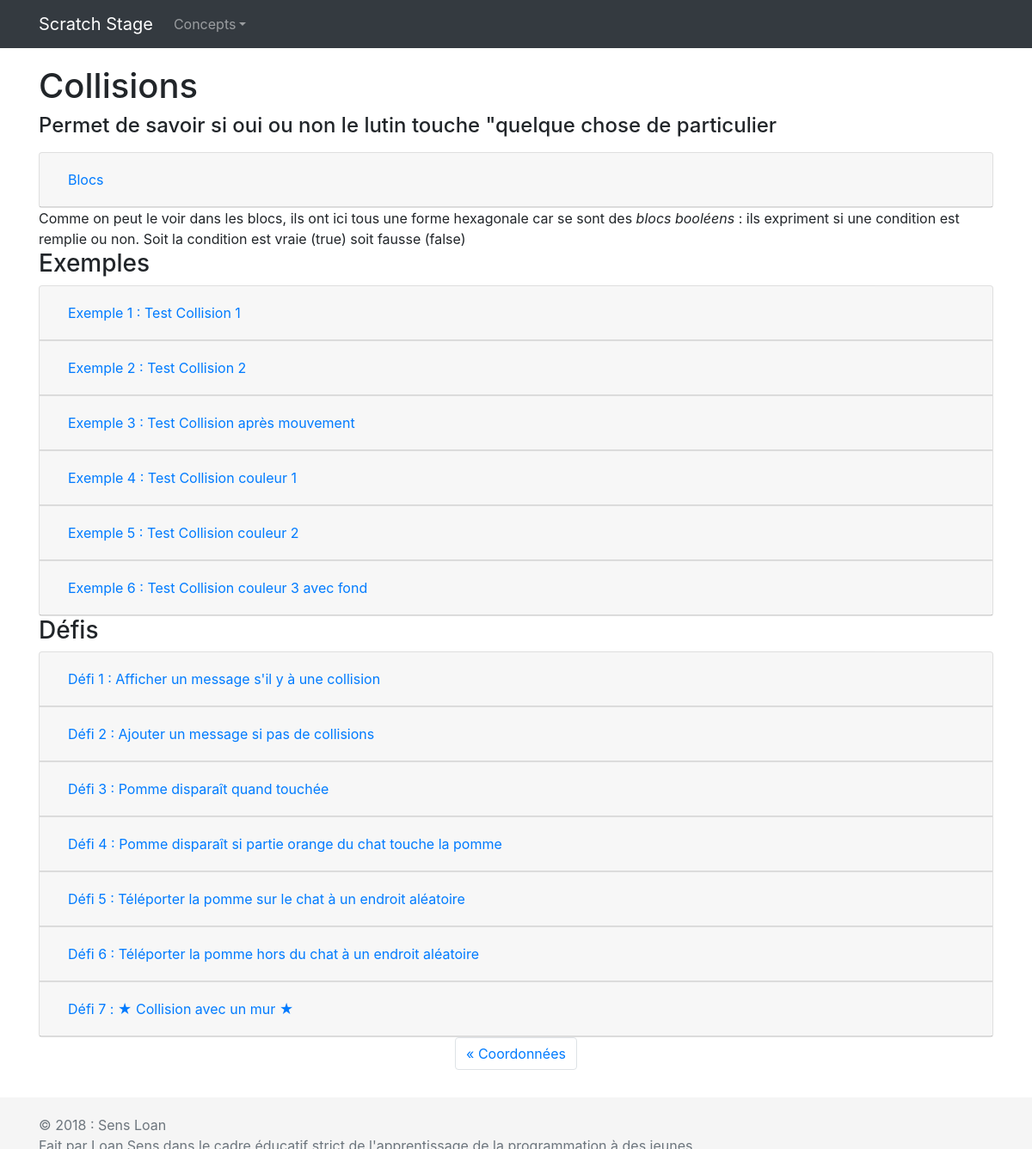
Before: /scratch/concept/Collisions with the older database file.
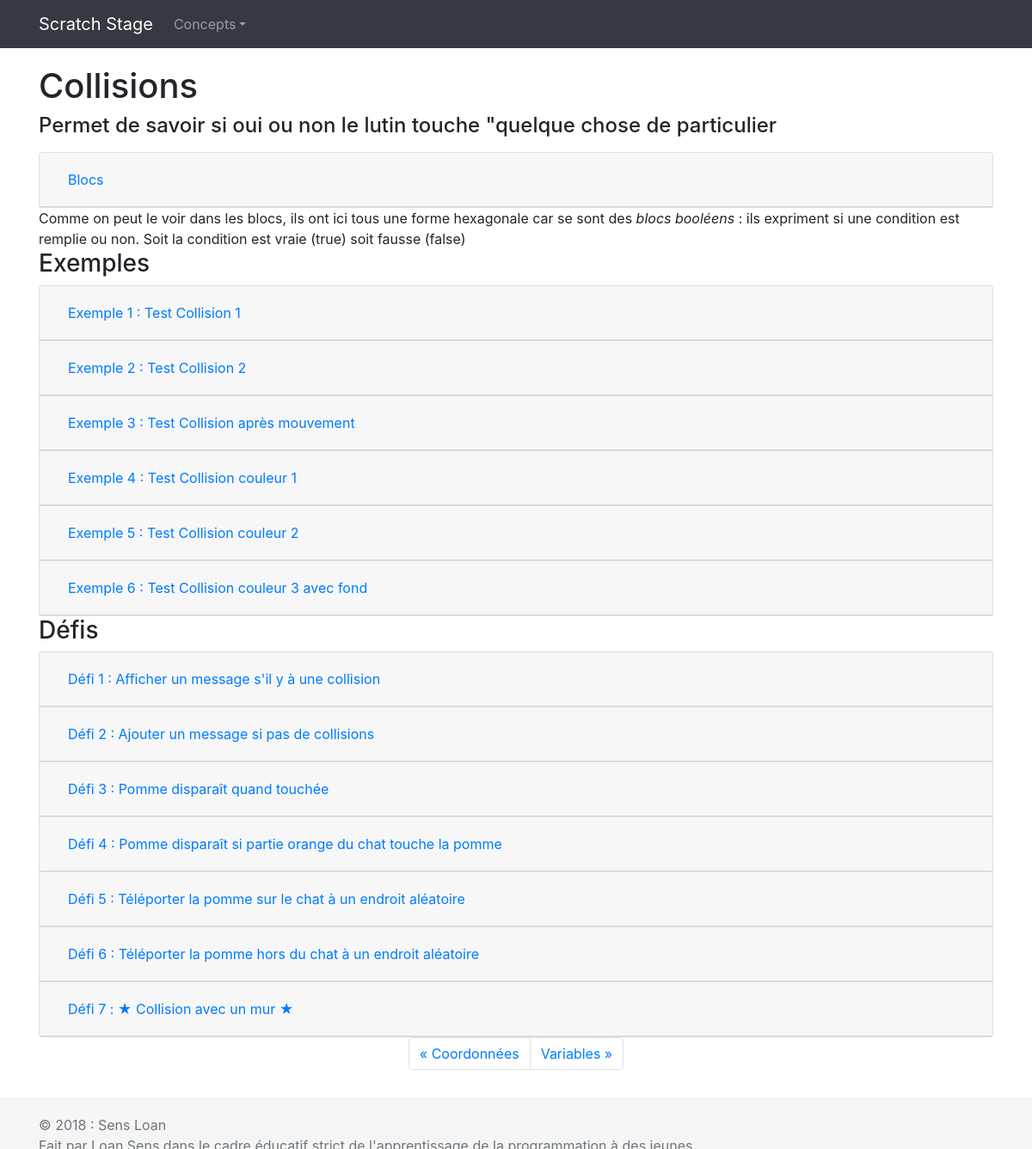
After: the same page with the newer database file.
### stage_scratch/models.py (models this page shows, shortened)
class Concept(models.Model):
    conceptName = models.CharField(max_length=100, help_text="Titre du concept")
    conceptNumber = models.IntegerField(unique=True, blank=True, null=True, help_text="Numéro du concept (pas grave s'ils ne se suivent pas, ils servent pour donner un ordre logique)")
    conceptPreBlocksDescription = models.TextField(default="", help_text="Description courte avant que les blocs soit données")
    conceptPostBlocksDescription = models.TextField(default="", blank=True, null=True, help_text="Description après que les blocs soit données")

class ScratchBlock(models.Model):
    blockJson = models.TextField(max_length=200, help_text="Voir : https://github.com/scratchblocks/scratchblocks/blob/master/locales/fr.json")
    blockDescription = models.TextField(help_text="Description du bloc")
    relatedConcept = models.ForeignKey(Concept, null=True, blank=True, on_delete=models.SET_NULL, help_text="Concept nécessitant l'utilisation de ce bloc")
    additionalBlocks = models.ManyToManyField(ConceptExercise, blank=True, help_text="Blocs additionnels d'un exercice n'ayant pas encore vu au stade du chapitre courant")
    helpBlocks = models.ManyToManyField(ProjectSpriteObjective, blank=True, help_text="Blocs pour aider à guider lors de la réalisation d'un projet")

class ConceptExample(models.Model):
    exampleName = models.CharField(max_length=100, help_text="Titre de l'exemple")
    exampleConcept = models.ForeignKey(Concept, null=True, on_delete=models.SET_NULL, help_text="Concept auquel est attaché cet exemple")
    exampleNumber = models.IntegerField(default=0, help_text="Numéro de l'exemple (pas grave s'ils ne se suivent pas, ils servent pour donner un ordre logique)")
    exampleBlocks = models.TextField(null=True, help_text="Blocs utilisés pour la réalisation de l'exemple")
    exampleText = models.TextField(help_text="Description de l'exemple")
    exampleOnlineProjectId = models.IntegerField(null=True, help_text="ID utilisé sur le site de scratch pour une démo de l'exemple")

class ConceptExercise(models.Model):
    exerciseName = models.CharField(max_length=100, help_text="Titre de l'exercice")
    exerciseConcept = models.ForeignKey(Concept, null=True, on_delete=models.SET_NULL, help_text="Concept auquel est lié cet exercice")
    exerciseNumber = models.IntegerField(help_text="Numéro de l'exercice (pas grave s'ils ne se suivent pas, ils servent pour donner un ordre logique)")
    exerciseStatement = models.TextField(help_text="enoncé de l'exercice")

### stage_scratch/views.py (the view)
# urls.py: path('concept/<str:concept_name>', views.concept, name='concept'),
def concept(request, concept_name):
    conceptInfo = get_object_or_404(Concept, conceptName=concept_name)
    conceptBlocks = conceptInfo.scratchblock_set.all()
    conceptExamples = conceptInfo.conceptexample_set.all()
    conceptExercises = conceptInfo.conceptexercise_set.all()
    nextConcept = Concept.objects.filter(id__gt=conceptInfo.id).order_by('id')[:1].first()
    lastConcept = Concept.objects.filter(id__lt=conceptInfo.id).order_by('-id')[:1].first()
    nextConceptName = None
    if nextConcept != None:
        nextConceptName = nextConcept.conceptName
    lastConceptName = None
    if lastConcept != None:
        lastConceptName = lastConcept.conceptName
    context = {
        'allConceptName' : getAllconceptsName(),
        'concept' : conceptInfo,
        'conceptBlocks' : conceptBlocks,
        'conceptExamples' : conceptExamples,
        'conceptExercises' : conceptExercises,
        'conceptNext' : nextConceptName,
        'conceptLast' : lastConceptName,
    }
    return render(request, 'concept.html', context)

### stage_scratch/templatetags/extraTags.py (called while the page is built)
@register.filter
def addStr(arg1, arg2):
    return str(arg1) + str(arg2)

@register.filter
def orderQueryBy(value, orderByStr):
    return value.order_by(orderByStr)

def word_replace(replace_dict, s):
    for key, val in replace_dict.items():
        s = s.replace(key, val)
    return s

def indexReplace(BbRegexData, datas):
    ret = BbRegexData
    for i in range(len(datas)):
        ret = ret.replace('\\'+str(i+1), str(datas[i]))
    return ret

@register.filter
def replaceBBCode(value):
    for key, val in bbdata.items():
        p = re.compile(key, re.DOTALL)
        value = p.sub(val, value)
    return value

@register.filter
def scratchBlocks(value):
    return indexReplace(bbdata[BbRegex.scratchBlocks], (value,))

@register.filter
def scratchBlock(value):
    return indexReplace(bbdata[BbRegex.scratchBlock], (value,))

@register.filter
def scratchOnlineProject(value):
    return indexReplace(bbdata[BbRegex.scratchProject], (value,))

@register.simple_tag
def spoil(title, content, visible=True, idTitle=None):
    modSpoil = bbdata[BbRegex.spoil]
    if not visible:
        modSpoil = modSpoil.replace(
            'class="panel-collapse collapse in"',
            'class="panel-collapse collapse"'
        )
    if idTitle is None:
        idTitle = title
    idTitle = word_replace({" ": "_"}, idTitle)
    return indexReplace(modSpoil, (title, idTitle, content))

@register.filter
def createScratchWikiLink(value):
    preUrl = "https://fr.scratch-wiki.info/wiki/"
    postUrl = "_(bloc)"
    toReplace = {" ": "_", "[": "(", "]": ")"}
    value = word_replace(toReplace, value)
    return preUrl+value+postUrl

### stage_scratch/views.py (called while the page is built)
def getAllconceptsName():
    return tuple(Concept.objects.values_list('conceptName', flat=True))

### stage_scratch/templates/concept.html (shortened to what this page needs)
{% extends 'base.html' %}
{% load static %}
{% load extraTags %}
{% block content %}
    <h1> {{ concept.conceptName }} </h1>
    <h4>{{ concept.conceptPreBlocksDescription|replaceBBCode|safe|linebreaks }}</h4>
    {% autoescape off %}
        {% spoil "Blocs" conceptBlocks|createBlocksTable|linebreaks %}
    {% endautoescape %}
    {{ concept.conceptPostBlocksDescription|replaceBBCode|safe }}
    <h3> Exemples </h3>
    <div class="accordion" id="accordionExamples">
        {% for example in conceptExamples %}
            <div class="card">
                <div class="card-header" data-toggle="collapse" data-target="#collapseExample{{ forloop.counter }}">
                    <h6 class="mb-0">
                        <button class="btn btn-link" type="button">
                            Exemple {{ forloop.counter }} : {{ example.exampleName}}
                        </button >
                    </h6>
                </div>
            </div>
        {% endfor %}
    </div>
    <h3>Défis</h3>
    <div class="accordion" id="accordionExercises">
        {% for exercise in conceptExercises %}
            <div class="card">
                <div class="card-header" data-toggle="collapse" data-target="#collapseExercise{{ forloop.counter }}">
                    <h6 class="mb-0">
                        <button class="btn btn-link" type="button">
                            Défi {{ forloop.counter }} : {{ exercise.exerciseName}}
                        </button>
                    </h6>
                </div>
            </div>
        {% endfor %}
    </div>
    <nav aria-label="NextPreviousConcept">
        <ul class="pagination justify-content-center">
            {% if conceptLast != None %}
                <li class="page-item">
                    <a class="page-link" href="{% url 'concept' conceptLast %}" class="btn btn-primary btn-lg active" role="button" aria-pressed="true">&laquo; {{ conceptLast }}</a>
                </li>
            {% endif %}
            {% if conceptNext != None %}
                <li class="page-item">
                    <a class="page-link" href="{% url 'concept' conceptNext %}" class="btn btn-primary btn-lg active" role="button" aria-pressed="true">{{ conceptNext }} &raquo;</a>
                </li>
            {% endif %}
        </ul>
    </nav>
{% endblock content %}

### stage_scratch/templates/base.html (shortened to what this page needs)
<!DOCTYPE html>
<html>
{% load static %}
<head>
    <link rel="stylesheet" href="{% static "bootstrap-4.1.3-dist/css/bootstrap.min.css" %}">
    <link rel="stylesheet" href="{% static "style.css" %}">
</head>
<body>
<header>
    <nav class="navbar navbar-expand-md navbar-dark bg-dark fixed-top">
        <div class="container">
            <a class="navbar-brand" href="{% url 'index' %}">Scratch Stage</a>
            <div id="navbar" class="collapse navbar-collapse">
                <ul class="navbar-nav mr-auto">
                    <li class="nav-item dropdown">
                        <a class="nav-link dropdown-toggle" href="https://example.com" id="dropdownConcepts" data-toggle="dropdown" aria-haspopup="true" aria-expanded="false">Concepts</a>
                    </li>
                </ul>
            </div>
        </div>
    </nav>
</header>
<main role="main" class="container">
    <div class="starter-template">
        {% block content %}{% endblock content %}
    </div>
</main>
<footer class="footer">
    <div class="container">
        <p class="text-muted">
            © 2018 : Sens Loan
            <br>
        </p>
    </div>
</footer>
</body>
</html>

### stage_scratch/static/style.css (style rules this page uses)
html { position: relative; min-height: 100%; }
body { margin-bottom: 60px; }
.footer { position: absolute; bottom: 0; width: 100%; height: 60px; background-color: #f5f5f5; }
body > .container { padding: 60px 15px 0; }
.container .text-muted { margin: 20px 0; }
.footer > .container { padding-right: 15px; padding-left: 15px; }

Changed rows visible on the page:
added Concept: conceptName "Variables"
